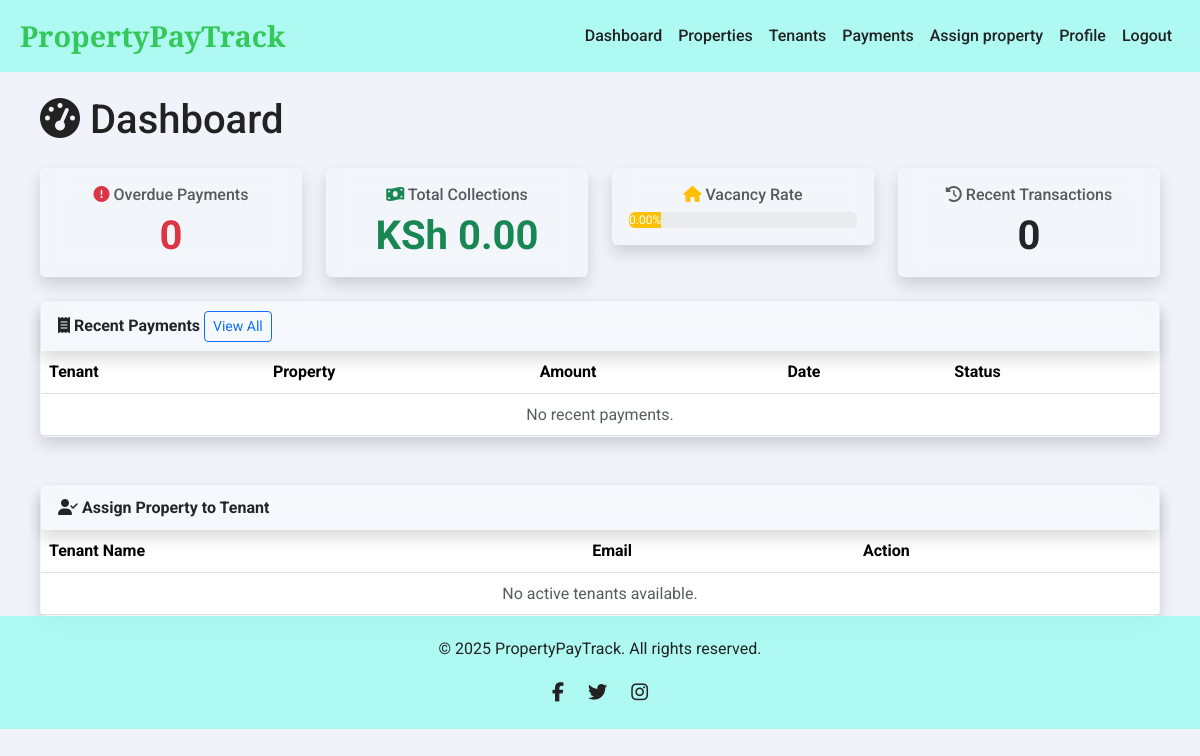
The page /landlord/dashboard (signed in) on the database as committed earlier.
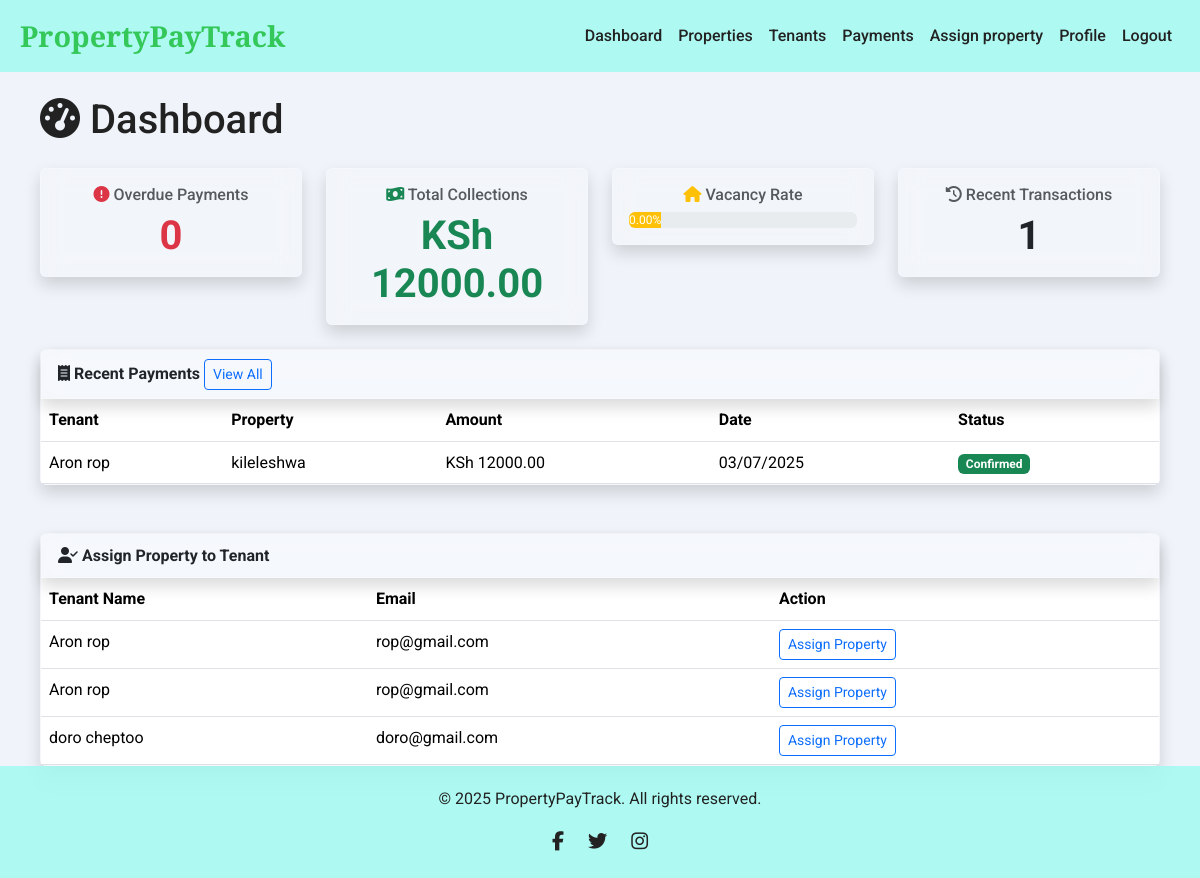
The same page on the database as committed later.
### app/models.py (models this page shows, shortened)
class Property(db.Model):
    __tablename__ = 'property'
    id = db.Column(db.Integer, primary_key=True)
    name = db.Column(db.String(255), nullable=False)
    address = db.Column(db.String(255), nullable=False)
    property_type = db.Column(db.String(50), nullable=False)
    number_of_units = db.Column(db.Integer, nullable=False, default=1)
    landlord_id = db.Column(db.Integer, db.ForeignKey('user.id', ondelete='CASCADE'), nullable=False, index=True)
    county_name = db.Column(db.String(100), nullable=False)
    amenities = db.Column(db.Text, nullable=True)
    utility_bill_types = db.Column(db.Text, nullable=True)
    unit_numbers = db.Column(db.Text, nullable=False)
    deposit_amount = db.Column(db.Numeric(10, 2), nullable=True)
    deposit_policy = db.Column(db.Text, nullable=True)
    created_at = db.Column(db.DateTime, default=lambda: datetime.now(timezone.utc))
    updated_at = db.Column(db.DateTime, default=lambda: datetime.now(timezone.utc), onupdate=lambda: datetime.now(timezone.utc))
    tenants = db.relationship('Tenant', backref='property', lazy=True, cascade="all, delete-orphan")
    @property
    def amenities_list(self):
        try:
            return json.loads(self.amenities) if self.amenities else []
        except json.JSONDecodeError:
            return self.amenities.split(',') if self.amenities else []
    @property
    def utility_bill_list(self):
        try:
            return json.loads(self.utility_bill) if self.utility_bill else []
        except json.JSONDecodeError:
            return self.utility_bill.split(',') if self.utility_bill else []

class Payment(db.Model):
    __tablename__ = 'payment'
    id = db.Column(db.Integer, primary_key=True)
    tenant_id = db.Column(db.Integer, db.ForeignKey('tenant.id', ondelete='CASCADE'), nullable=False, index=True)
    amount = db.Column(db.Numeric(10, 2), nullable=False)
    payment_date = db.Column(db.DateTime, default=lambda: datetime.now(timezone.utc))
    status = db.Column(db.String(50), default='confirmed')
    payment_method = db.Column(db.String(50), nullable=True)
    transaction_id = db.Column(db.String(100), unique=True, nullable=True)
    is_offline = db.Column(db.Boolean, default=False)
    offline_reference = db.Column(db.String(100), nullable=True)
    description = db.Column(db.String(255))
    notes = db.Column(db.Text, nullable=True)
    invoice_id = db.Column(db.Integer, db.ForeignKey('invoice.id', ondelete='SET NULL'), nullable=True)
    invoice = db.relationship('Invoice', backref='payments', lazy=True)
    payer_id = db.Column(db.Integer, db.ForeignKey('user.id', ondelete='SET NULL'), nullable=True)
    created_at = db.Column(db.DateTime, default=lambda: datetime.now(timezone.utc))
    updated_at = db.Column(db.DateTime, default=lambda: datetime.now(timezone.utc), onupdate=lambda: datetime.now(timezone.utc))

class Tenant(db.Model):
    __tablename__ = 'tenant'
    id = db.Column(db.Integer, primary_key=True)
    user_id = db.Column(db.Integer, db.ForeignKey('user.id', ondelete='CASCADE'), unique=True, nullable=True, index=True)
    first_name = db.Column(db.String(100), nullable=False)
    last_name = db.Column(db.String(100), nullable=False)
    email = db.Column(db.String(120), nullable=True)
    phone_number = db.Column(db.String(20))
    rent_amount = db.Column(db.Numeric(10, 2), nullable=True, default=0.00)
    national_id = db.Column(db.String(50), nullable=True)
    status = db.Column(db.String(50), default='active')
    due_day_of_month = db.Column(db.Integer)
    grace_period_days = db.Column(db.Integer, default=5)
    lease_start_date = db.Column(db.Date)
    lease_end_date = db.Column(db.Date)
    property_id = db.Column(db.Integer, db.ForeignKey('property.id', ondelete='CASCADE'), nullable=True, index=True)
    unit_id = db.Column(db.Integer, db.ForeignKey('unit.id', ondelete='CASCADE'), nullable=True, index=True)
    unit = db.relationship('Unit', foreign_keys=[unit_id], backref='tenant', uselist=False)
    created_at = db.Column(db.DateTime, default=lambda: datetime.now(timezone.utc))
    updated_at = db.Column(db.DateTime, default=lambda: datetime.now(timezone.utc), onupdate=lambda: datetime.now(timezone.utc))
    payments = db.relationship('Payment', backref='tenant', lazy=True, cascade="all, delete-orphan")

### app/routes.py (the view, shortened to what this page needs)
@main.route('/landlord/dashboard')
@login_required
@roles_required('landlord')
def landlord_dashboard():
    try:
        metrics = {
            'overdue_payments': 0,
            'total_collections': 0.00,
            'vacancy_rate': 0.00,
            'recent_transactions': 0
        }
        recent_payments = []
        landlord_tenants = []  # Initialize for later use
        landlord_properties = Property.query.filter_by(landlord_id=current_user.id).all()
        landlord_property_ids = [p.id for p in landlord_properties]
        if landlord_property_ids:
            landlord_tenants = Tenant.query.filter(
                Tenant.property_id.in_(landlord_property_ids),
                Tenant.status == 'active'
            ).all()
            landlord_tenant_ids = [t.id for t in landlord_tenants]
            today = datetime.utcnow().date()
            current_month_start = today.replace(day=1)
            next_month_start = (datetime(today.year + (today.month == 12), (today.month % 12) + 1, 1)).date()
            for tenant in landlord_tenants:
                due_day = tenant.due_day_of_month or 1
                try:
                    due_date_this_month = current_month_start.replace(day=due_day)
                except ValueError:
                    due_date_this_month = (next_month_start - timedelta(days=1))
                effective_due_date = due_date_this_month + timedelta(days=tenant.grace_period_days or 0)
            metrics['total_collections'] = db.session.query(func.sum(Payment.amount)).filter(
                Payment.tenant_id.in_(landlord_tenant_ids),
                Payment.status == 'confirmed',
                Payment.payment_date >= current_month_start,
                Payment.payment_date < next_month_start
            ).scalar() or 0.00
            total_units = db.session.query(func.count(Unit.id)).filter(
                Unit.property_id.in_(landlord_property_ids),
                Unit.status != 'maintenance'
            ).scalar() or 0
            occupied_units = len(Tenant.query.filter(
                Tenant.property_id.in_(landlord_property_ids),
                Tenant.status == 'active',
                Tenant.unit_id != None
            ).join(Unit, Tenant.unit_id == Unit.id).all())
            if total_units > 0:
                metrics['vacancy_rate'] = round(((total_units - occupied_units) / total_units) * 100, 2)
            else:
                metrics['vacancy_rate'] = 0.00
            seven_days_ago = today - timedelta(days=7)
            metrics['recent_transactions'] = Payment.query.filter(
                Payment.tenant_id.in_(landlord_tenant_ids),
                Payment.status == 'confirmed',
                Payment.payment_date >= seven_days_ago
            ).count()
            recent_payments_query = Payment.query.filter(
                Payment.tenant_id.in_(landlord_tenant_ids),
                Payment.status == 'confirmed'
            ).join(Tenant).order_by(Payment.payment_date.desc()).limit(5).all()
            for payment in recent_payments_query:
                tenant = payment.tenant
                if not tenant:
                    continue
                recent_payments.append({
                    'tenant_name': f"{tenant.first_name} {tenant.last_name}" if tenant else 'Unknown',
                    'property_name': tenant.property.name if tenant and tenant.property else 'N/A',
                    'amount': payment.amount,
                    'payment_date': payment.payment_date,
                    'status': payment.status
                })
        return render_template(
            'landlord_dashboard.html',
            metrics=metrics,
            recent_payments=recent_payments,
            landlord_tenants=landlord_tenants  # 👈 Added
        )
    except Exception as e:
        logging.error("Dashboard error occurred:")
        logging.error(traceback.format_exc())  # Logs the full traceback
        flash(_l('An error occurred while loading the dashboard. Please try again.'), 'danger')
        return redirect(url_for('main.landing_page'))

### app/templates/landlord_dashboard.html (shortened to what this page needs)
{% extends 'base.html' %}
{% block content %}
<div class="dashboard-container jarallax" data-jarallax data-speed="0.8">
    <div class="container">
        <h1 class="mb-4" data-aos="fade-down"><i class="fas fa-tachometer-alt"></i> {{ _('Dashboard') }}</h1>
        <div class="row g-4 mb-4">
            <div class="col-6 col-md-3" data-aos="fade-up">
                <a href="{{ url_for('main.overdue_payment') }}" class="text-decoration-none">
                    <div class="card text-center bg-glass">
                        <div class="card-body">
                            <h6 class="card-title text-muted">
                                <i class="fas fa-exclamation-circle text-danger"></i> {{ _('Overdue Payments') }}
                            </h6>
                            <div class="display-6 fw-bold text-danger">{{ metrics.overdue_payments or 0 }}</div>
                        </div>
                    </div>
                </a>
            </div>
            <div class="col-6 col-md-3" data-aos="fade-up" data-aos-delay="200">
                <a href="{{ url_for('main.payments_history') }}" class="text-decoration-none">
                    <div class="card text-center bg-glass">
                        <div class="card-body">
                            <h6 class="card-title text-muted">
                                <i class="fas fa-money-bill-wave text-success"></i> {{ _('Total Collections') }}
                            </h6>
                            <div class="display-6 fw-bold text-success">KSh {{ "%.2f"|format(metrics.total_collections) }}</div>
                        </div>
                    </div>
                </a>
            </div>
            <div class="col-6 col-md-3" data-aos="fade-up" data-aos-delay="400">
                <div class="card text-center bg-glass">
                    <div class="card-body">
                        <h6 class="card-title text-muted">
                            <i class="fas fa-home text-warning"></i> {{ _('Vacancy Rate') }}
                        </h6>
                        <div class="progress">
                            <div class="progress-bar bg-warning" role="progressbar" width: {{ metrics.vacancy_rate }}% aria-valuenow="{{ metrics.vacancy_rate }}" aria-valuemin="0" aria-valuemax="100">
                                {{ "%.2f"|format(metrics.vacancy_rate) }}%
                            </div>
                        </div>
                    </div>
                </div>
            </div>
            <div class="col-6 col-md-3" data-aos="fade-up" data-aos-delay="600">
                <div class="card text-center bg-glass">
                    <div class="card-body">
                        <h6 class="card-title text-muted">
                            <i class="fas fa-history"></i> {{ _('Recent Transactions') }}
                        </h6>
                        <div class="display-6 fw-bold">{{ metrics.recent_transactions or 0 }}</div>
                    </div>
                </div>
            </div>
        </div>
        <div class="row" data-aos="fade-up" data-aos-delay="800">
            <div class="col-12">
                <div class="card bg-glass">
                    <div class="card-header bg-glass fw-bold">
                        <span><i class="fas fa-receipt"></i> {{ _('Recent Payments') }}</span>
                        <a href="{{ url_for('main.payments_history') }}" class="btn btn-sm btn-outline-primary">{{ _('View All') }}</a>
                    </div>
                    <div class="card-body p-0">
                        <div class="table-responsive">
                            <table class="table table-hover mb-0">
                                <thead>
                                    <tr>
                                        <th>{{ _('Tenant') }}</th>
                                        <th>{{ _('Property') }}</th>
                                        <th>{{ _('Amount') }}</th>
                                        <th>{{ _('Date') }}</th>
                                        <th>{{ _('Status') }}</th>
                                    </tr>
                                </thead>
                                <tbody>
                                    {% for payment in recent_payments %}
                                    <tr>
                                        <td data-label="Tenant">{{ payment.tenant_name }}</td>
                                        <td data-label="Property">{{ payment.property_name }}</td>
                                        <td data-label="Amount">KSh {{ "%.2f"|format(payment.amount) }}</td>
                                        <td data-label="Date">{{ payment.payment_date.strftime('%d/%m/%Y') }}</td>
                                        <td data-label="Status">
                                            <span class="badge bg-{{ 'success' if payment.status == 'confirmed' else 'pending' if payment.status == 'pending' else 'warning' }}">
                                                {{ _(payment.status.title()) }}
                                            </span>
                                        </td>
                                    </tr>
                                    {% else %}
                                    <tr>
                                        <td colspan="5" class="text-center text-muted">{{ _('No recent payments.') }}</td>
                                    </tr>
                                    {% endfor %}
                                </tbody>
                            </table>
                        </div>
                    </div>
                </div>
            </div>
        </div>
        <div class="row mt-5" data-aos="fade-up" data-aos-delay="1000">
            <div class="col-12">
                <div class="card bg-glass">
                    <div class="card-header bg-glass fw-bold">
                        <span><i class="fas fa-user-check"></i> {{ _('Assign Property to Tenant') }}</span>
                    </div>
                    <div class="card-body p-0">
                        <div class="table-responsive">
                            <table class="table table-hover mb-0">
                                <thead>
                                    <tr>
                                        <th>{{ _('Tenant Name') }}</th>
                                        <th>{{ _('Email') }}</th>
                                        <th>{{ _('Action') }}</th>
                                    </tr>
                                </thead>
                                <tbody>
                                    {% for tenant in landlord_tenants %}
                                    <tr>
                                        <td data-label="Tenant Name">{{ tenant.first_name }} {{ tenant.last_name }}</td>
                                        <td data-label="Email">{{ tenant.email }}</td>
                                        <td data-label="Action">
                                            <a href="{{ url_for('main.assign_property', tenant_id=tenant.id) }}" class="btn btn-outline-primary btn-sm">
                                                {{ _('Assign Property') }}
                                            </a>
                                        </td>
                                    </tr>
                                    {% else %}
                                    <tr>
                                        <td colspan="3" class="text-center text-muted">{{ _('No active tenants available.') }}</td>
                                    </tr>
                                    {% endfor %}
                                </tbody>
                            </table>
                        </div>
                    </div>
                </div>
            </div>
        </div>
    </div>
</div>
{% endblock %}

Rows that differ between the two databases and show on the page:
added Property: property_name "kileleshwa"
added Payment: amount "12000.00", payment_date "03/07/2025"
added Tenant: first_name "Aron", last_name "rop", email "rop@gmail.com"
added Tenant: first_name "Aron", last_name "rop", email "rop@gmail.com"
added Tenant: first_name "doro", last_name "cheptoo", email "doro@gmail.com"
Other text that changed with them:
{{ "%.2f"|format(metrics.total_collections) }}: "0.00" → "12000.00"
{{ metrics.recent_transactions or 0 }}: "0" → "1"
new list line: "Aron rop KSh"
text no longer shown: "No recent payments. No active tenants available."
